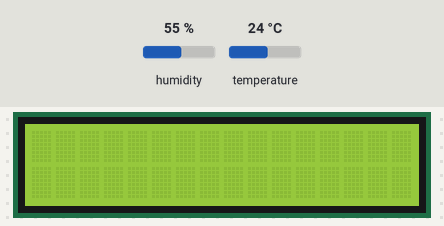
Simulated run of this sketch. Board: Arduino Uno, built with avr-gcc and run on an emulated ATmega328P. On the bench: 16×2 character LCD. The test bench sets the inputs (shaded band); at power-on: humidity 55 %, temperature 24 °C. WiFi joins after 1.5 s; servers stay silent unless stated; uploads are accepted with an empty reply; what the sketch prints to the serial monitor is not drawn.

Above: at 2.2 s.
2.3 s: humidity set to 22 %
At 11.8 s:
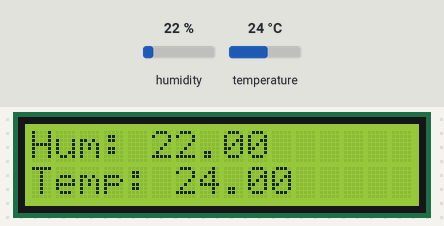
16.6 s: temperature set to 12 °C
At 21.8 s:
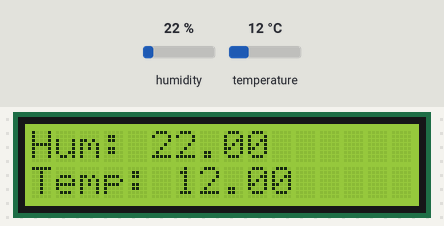
30.9 s: humidity set to 40 %
At 41.8 s:
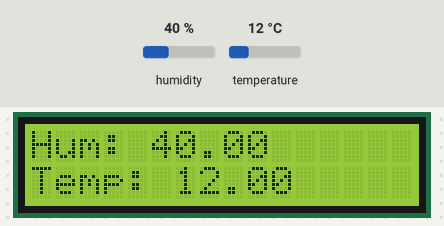
45.2 s: temperature set to 19 °C
At 51.8 s:
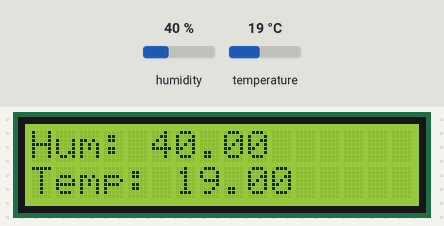
Timing chart, 0 to 53.3 s (numbered marks = the images above; inputs shaded):
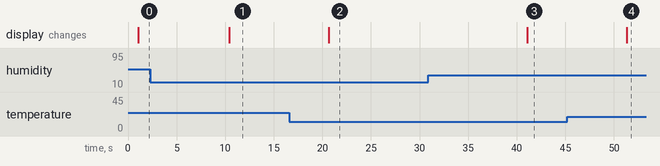

Measured:
- after the input at 2.3 s, the display: changes after 8.1 s (image 1)
- after the input at 16.6 s, the display: changes after 4.0 s (image 2)
- after the input at 30.9 s, the display: changes after 10.2 s (image 3)
- after the input at 45.2 s, the display: changes after 6.1 s (image 4)

The sketch:

snow.ino
```cpp
#include <SPI.h>
#include <Ethernet.h>
#include <DHT.h>
#include <Wire.h>
#include <LiquidCrystal_I2C.h>

//network config
IPAddress ip(192, 168, 1, 182);
byte mac[] = { 0xDE, 0xAD, 0xBE, 0xEF, 0xFE, 0xED };
byte mydns[] = {8, 8, 8, 8};
byte gateway[] = { 192, 168, 1, 254 };
byte subnet[] = { 255,255,255,0 };

//server config
IPAddress server(192,168,1,2);
int port = 8000;

//connection config
EthernetClient client;
unsigned long lastConnectionTime = 0;
const unsigned long postingInterval = 10L * 1000L; // delay between updates, in milliseconds

//sensor config
#define DHT11_PIN 5
#define DHTTYPE DHT11
DHT dht(DHT11_PIN, DHTTYPE);

//lcd config
LiquidCrystal_I2C lcd(0x27, 16, 2);
unsigned long lastPrintTime = 0;
const unsigned long printingInterval = 10L * 1000L; // delay between updates, in milliseconds

//module config
String numero_serial = "xpto666";

void setup() {
  Serial.begin(9600);

  // give the ethernet module time to boot up:
  delay(1000);

  Ethernet.begin(mac, ip);
  Serial.print("My IP address: ");
  Serial.println(Ethernet.localIP());

  lcd.begin();
  lcd.backlight();
}

void loop() {
  if (client.available()) {
    char c = client.read();
    Serial.write(c);
  }

  if (millis() - lastConnectionTime > postingInterval) {
    httpRequest();
  }

  if (millis() - lastPrintTime > printingInterval) {
    printLcd();
  }
}

void httpRequest() {
  client.stop();

  Serial.println("connecting...");

  String requestData = getRequestData();

  if (client.connect(server, port) && requestData != "") {
    client.println("POST /api/leitura HTTP/1.1");
    client.println("Host: 192.168.1.2");
    client.println("User-Agent: Arduino/1.0");
    client.println("Connection: close");
    client.println("Content-Type: application/x-www-form-urlencoded");
    client.print("Content-Length: ");
    client.println(requestData.length());
    client.println();
    client.println(requestData);

    // note the time that the connection was made:
    lastConnectionTime = millis();

    Serial.println("POST /api/leitura HTTP/1.1");
    Serial.println("Host: 192.168.1.2");
    Serial.println("User-Agent: Arduino/1.0");
    Serial.println("Connection: close");
    Serial.println("Content-Type: application/x-www-form-urlencoded");
    Serial.print("Content-Length: ");
    Serial.println(requestData.length());
    Serial.println();
    Serial.println(requestData);
  } else {
    // if you couldn't make a connection:
    Serial.println("connection failed");
  }
}

String getRequestData(){
  float humidade = dht.readHumidity();
  float temperatura = dht.readTemperature();

  if(isnan(humidade) || isnan(temperatura)){
    Serial.println("Erro ao ler do sensor.");
    return "";
  }

  String data = "serial=" + numero_serial + "&humidade=" + humidade + "&temperatura=" + temperatura;

  return data;
}

void printLcd(){
  float humidade = dht.readHumidity();
  float temperatura = dht.readTemperature();

  if(isnan(humidade) || isnan(temperatura)){
    Serial.println("Erro ao ler do sensor.");
    return;
  }

  lcd.clear();
  lcd.setCursor (0,0);
  lcd.print("Hum: " + String(humidade));

  lcd.setCursor (0,1);
  lcd.print("Temp: " + String(temperatura));

  lastPrintTime = millis();
}
```
